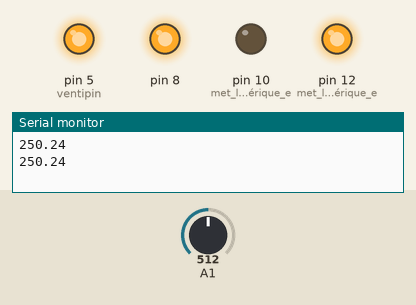
Simulated run of this sketch. Board: Arduino Uno, built with avr-gcc and run on an emulated ATmega328P. Parts: output pins drawn as LEDs (lit = HIGH), the last lines printed to the serial monitor. Inputs (shaded band) come from the test bench; at power-on: A1 = 512.

Above: at 1.8 s.
1.9 s: A1 set to 66
3.7 s: A1 set to 58
At 5.7 s:
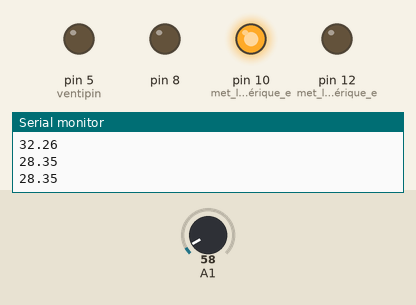
6.0 s: A1 set to 122
At 7.0 s:
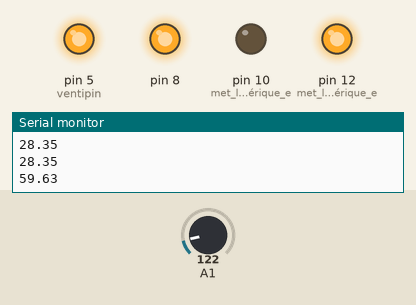
7.5 s: A1 set to 20
At 8.9 s:
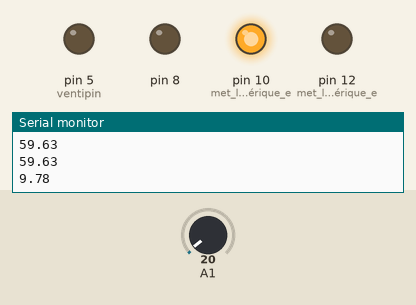
Timing chart, 0 to 10.5 s (numbered marks = the images above; inputs shaded):
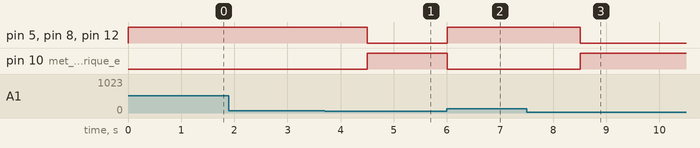

The sketch:

Capteurtemp.ino
```cpp
int temp;
float grad;
char data;

#define ventipin 5

void setup() {
  pinMode(12, OUTPUT); // met la broche numérique en sortie
  pinMode(10, OUTPUT); // met la broche numérique en sortie
  pinMode(A1, INPUT);
  pinMode (8, OUTPUT);
  pinMode (ventipin, OUTPUT);
  Serial.begin(9600);  // ouvre le port série

}

void loop() {
  temp = analogRead(A1);
  grad = (temp/1023.0)*5.0*1000/10;
  Serial.println(grad);

  if (grad > 30) { digitalWrite(12, HIGH); digitalWrite(10, LOW);digitalWrite (8, HIGH); analogWrite(ventipin,255); }
  delay(500);
  if (grad < 30) { digitalWrite(12, LOW); digitalWrite(10, HIGH);  digitalWrite (8, LOW); analogWrite(ventipin,0) ;}
  delay(500);
 // attend


  if (Serial.available()){

     data=Serial.read();
     if(data=='1')
    {
     digitalWrite(12, HIGH); digitalWrite(10, LOW);digitalWrite (8, HIGH); analogWrite(ventipin,255);
     }  delay(500);
     if(data=='2')

     {
      digitalWrite(12, LOW); digitalWrite(10, HIGH);  digitalWrite (8, LOW); analogWrite(ventipin,0);

     }   delay(500);


  }
     }
```

Measured:
- the behaviour switches between 62 and 61 on A1 (found by bisection; images 0 and 1)
- after the input at 3.7 s, pin 5 (ventipin), pin 8, pin 12 (met_la_broche_numérique_e): HIGH → LOW after 0.80 s; pin 10 (met_la_broche_numérique_e): LOW → HIGH after 0.80 s
- after the input at 6.0 s, pin 5 (ventipin), pin 8, pin 12 (met_la_broche_numérique_e): LOW → HIGH at once; pin 10 (met_la_broche_numérique_e): HIGH → LOW at once
- after the input at 7.5 s, pin 5 (ventipin), pin 8, pin 12 (met_la_broche_numérique_e): HIGH → LOW after 1.0 s; pin 10 (met_la_broche_numérique_e): LOW → HIGH after 1.0 s
